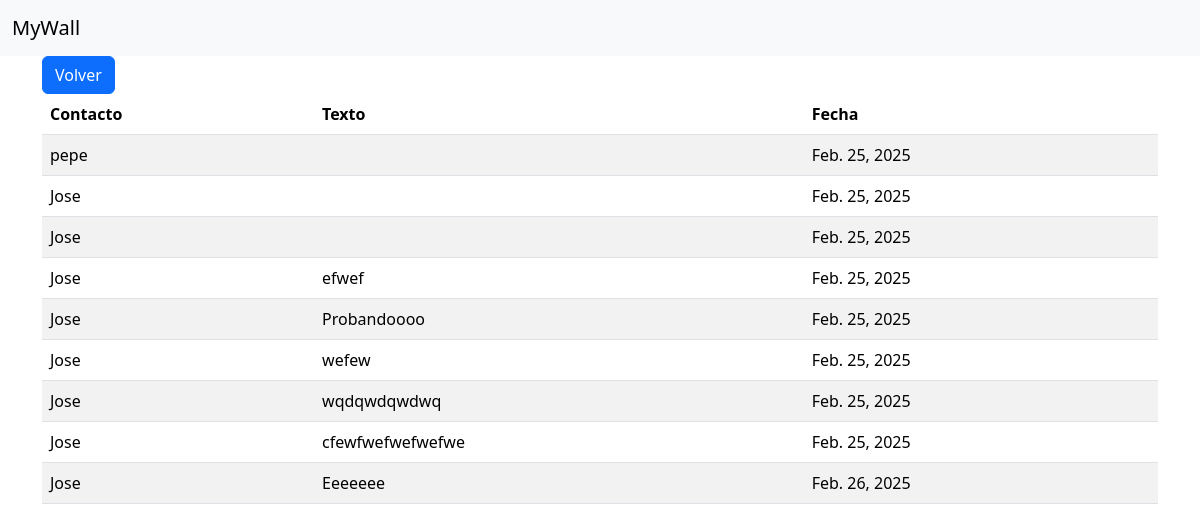
Page /ver/comentarios/1/1 on the committed database.
### publicaciones_app/models.py (models this page shows)
class Comentario(models.Model):
    contacto = models.ForeignKey(Usuario, on_delete=models.SET_NULL, null=True, blank=True, related_name="autor_comentario")
    publicacion = models.ForeignKey(Publicacion, on_delete=models.SET_NULL, null=True, blank=True, related_name="publicacion")
    texto = models.CharField(max_length=1024)
    fecha = fecha = models.DateField(default=timezone.now)

### usuarios_app/models.py (models this page shows)
class Usuario(AbstractUser):
    telefono = models.CharField(max_length=15)

### publicaciones_app/views.py (the view)
# urls.py: path('ver/comentarios/<int:pkUsuario>/<int:pkPublicacion>', ver_comentarios, name='ver_comentarios'),
def ver_comentarios(request, pkUsuario, pkPublicacion):
    publicacion = get_object_or_404(Publicacion, pk=pkPublicacion)
    usuario = get_object_or_404(Usuario, pk=pkUsuario)
    comentarios = Comentario.objects.filter(publicacion = publicacion)
    return render(request, 'ver_comentarios.html', { 'publicacion': publicacion, 'comentarios': comentarios, 'usuario': usuario })

### publicaciones_app/templates/ver_comentarios.html
{% extends 'base.html' %} {% block content %}
<a href="{% url 'volver_a_visitar' usuario.id %}" class="btn btn-primary">Volver</a>
<table class="table table-striped table-hover">
  <thead>
    <th>Contacto</th>
    <th>Texto</th>
    <th>Fecha</th>
  </thead>
  {% for comentario in comentarios %}
  <tr>
    <td>{{ comentario.contacto }}</td>
    <td>{{ comentario.texto }}</td>
    <td>{{ comentario.fecha }}</td>
  </tr>
  {% empty %}
  <tr>
    <td colspan="3">No hay comentarios</td>
  </tr>
  {% endfor %}
</table>
{% endblock %}

### usuarios_app/templates/base.html (shortened to what this page needs)
<!DOCTYPE html>
<html lang="es">
  <head>
    <link
      href="https://cdn.jsdelivr.net/npm/bootstrap@5.3.3/dist/css/bootstrap.min.css"
      rel="stylesheet"
    />
  </head>
  <body>
    <header>{% include 'menu.html' %}</header>
    <main>
      <div class="container">{% block content %}{% endblock %}</div>
    </main>
  </body>
</html>

### usuarios_app/templates/menu.html (shortened to what this page needs)
<nav class="navbar navbar-expand-lg bg-body-tertiary">
  <div class="container-fluid">
    <a class="navbar-brand" href="#">MyWall</a>
  </div>
</nav>

### rows in the picture
Comentario: contacto "pepe", fecha "Feb. 25, 2025"
Comentario: contacto "Jose", fecha "Feb. 25, 2025"
Comentario: contacto "Jose", fecha "Feb. 25, 2025"
Comentario: contacto "Jose", texto "efwef", fecha "Feb. 25, 2025"
Comentario: contacto "Jose", texto "Probandoooo", fecha "Feb. 25, 2025"
Comentario: contacto "Jose", texto "wefew", fecha "Feb. 25, 2025"
Comentario: contacto "Jose", texto "wqdqwdqwdwq", fecha "Feb. 25, 2025"
Comentario: contacto "Jose", texto "cfewfwefwefwefwe", fecha "Feb. 25, 2025"
Comentario: contacto "Jose", texto "Eeeeeee", fecha "Feb. 26, 2025"
